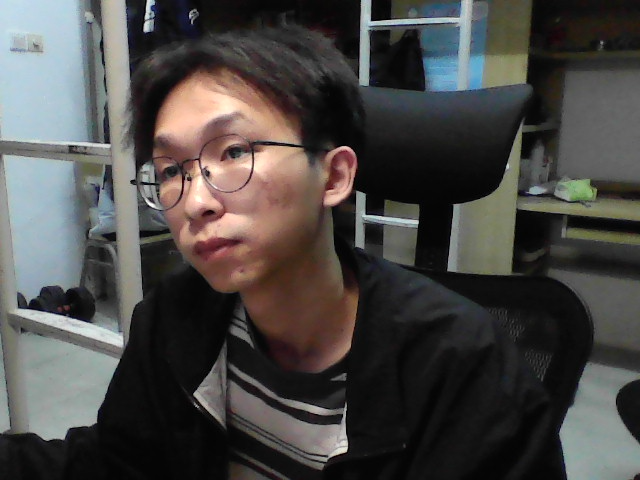
#> input picture 大作业/pic/frame_2024_01_10.png, 640 x 480 px; its folder holds only this picture in this run
$ python resize.py
#> lines starting #> are read from the running program, lines starting #| are printed output that depends on the picture
from PIL import Image
import os


def resize_image(input_image_path, output_image_path, width, height):
#> called with width = 250, height = 250
    for root, dirs, files in os.walk(input_image_path):
        for file in files:
            source_path = os.path.join(root, file)
            original_image = Image.open(source_path)
#> original_image is the input picture: PIL image 640x480 RGB; mean R, G, B 74.6, 72.3, 70.3
            resized_image = original_image.resize((width, height), Image.LANCZOS)
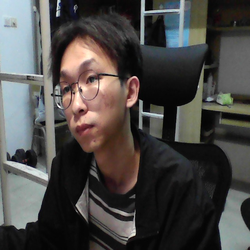
#> resized_image: PIL image 250x250 RGB; mean R, G, B 74.6, 72.3, 70.3
            target_path = os.path.join(output_image_path, file)
            resized_image.save(target_path)


# 指定输入图像路径和输出图像路径以及目标宽度和高度
input_path = "C:/Users/37359/OneDrive/under-graduate/大三上学期课件/机器学习实验/大作业/pic"
output_path = "C:/Users/37359/OneDrive/under-graduate/大三上学期课件/机器学习实验/大作业/dataset/Owner"
target_width = 250
target_height = 250

# 调用函数来缩放图像
resize_image(input_path, output_path, target_width, target_height)

$ run again, on 大作业/pic/frame_2024_01_10_18_14.png
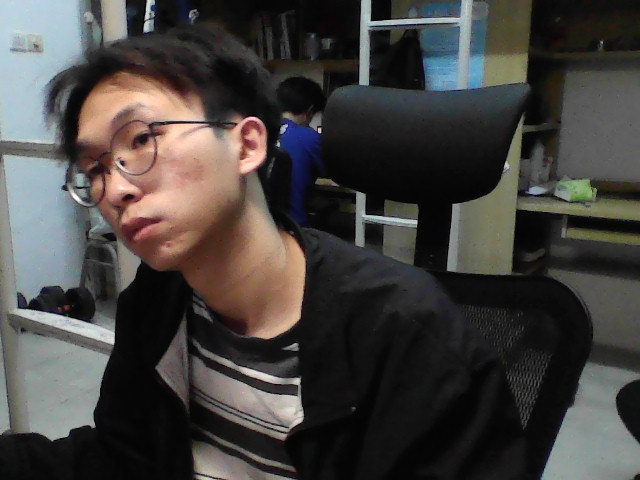
#> input picture 大作业/pic/frame_2024_01_10_18_14.png, 640 x 480 px
#> in resize_image, original_image is the input picture: PIL image 640x480 RGB; mean R, G, B 69.1, 66.3, 63.9
#> in resize_image, `resized_image = original_image.resize((width, height), Image.LANCZOS)`:
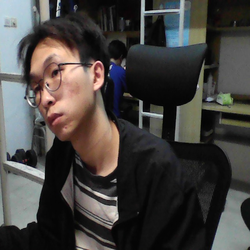
#> resized_image: PIL image 250x250 RGB; mean R, G, B 69.1, 66.3, 63.9

$ run again, on 大作业/pic/frame_2024_01_10_18_28.png
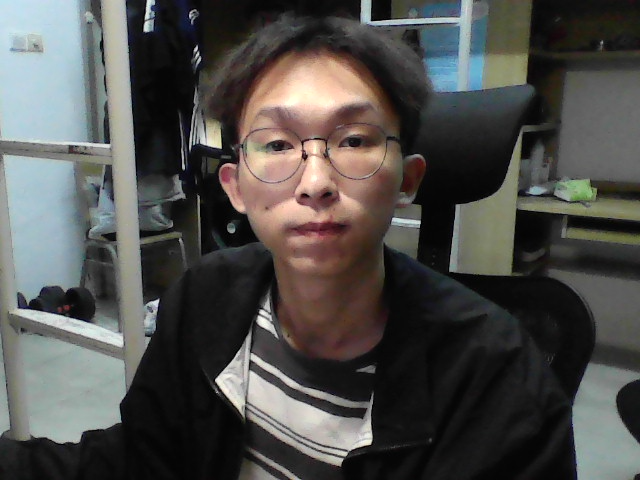
#> input picture 大作业/pic/frame_2024_01_10_18_28.png, 640 x 480 px
#> in resize_image, original_image is the input picture: PIL image 640x480 RGB; mean R, G, B 79.4, 78.4, 75.8
#> in resize_image, `resized_image = original_image.resize((width, height), Image.LANCZOS)`:
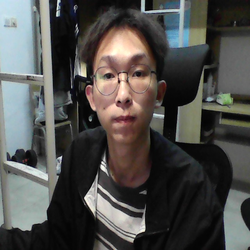
#> resized_image: PIL image 250x250 RGB; mean R, G, B 79.4, 78.4, 75.8
